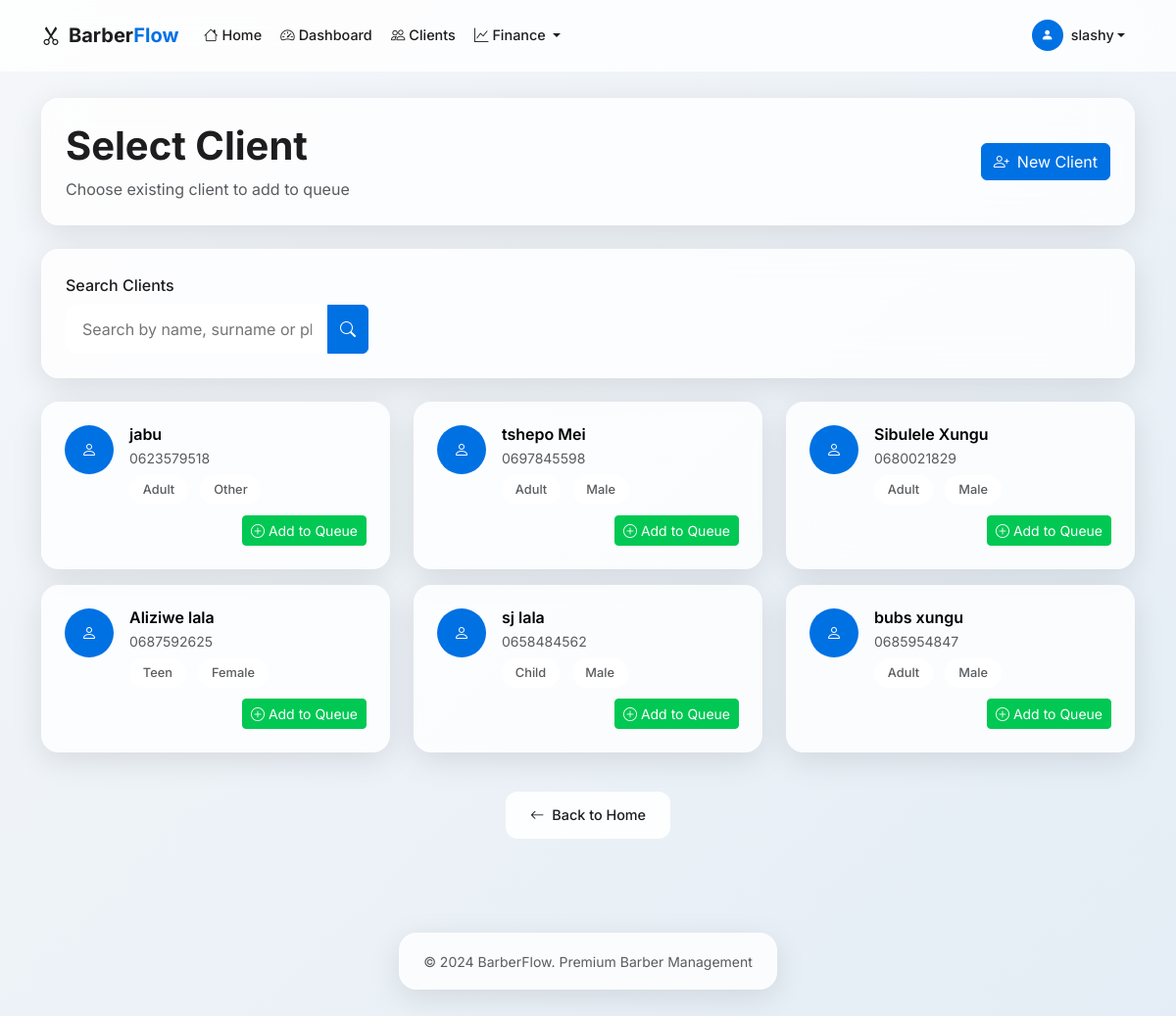
Page /client/existing/ (signed in) on the committed database.
### barber/models.py (models this page shows, shortened)
class Barber(AbstractUser):
    phone = models.CharField(max_length=15, blank=True)
    work_start_time = models.TimeField(default='08:00')
    work_end_time = models.TimeField(default='18:00')
    sms_notifications_enabled = models.BooleanField(default=True)
    class Meta:
        verbose_name = 'Barber'
        verbose_name_plural = 'Barbers'

class Client(models.Model):
    AGE_GROUPS = [
        ('child', 'Child'),
        ('teen', 'Teen'),
        ('adult', 'Adult'),
        ('senior', 'Senior'),
    ]
    GENDER_CHOICES = [
        ('male', 'Male'),
        ('female', 'Female'),
        ('other', 'Other'),
    ]
    barber = models.ForeignKey(Barber, on_delete=models.CASCADE, related_name='clients')
    name = models.CharField(max_length=100)
    surname = models.CharField(max_length=100)
    phone = models.CharField(max_length=15)
    age_group = models.CharField(max_length=10, choices=AGE_GROUPS)
    gender = models.CharField(max_length=10, choices=GENDER_CHOICES)
    created_at = models.DateTimeField(auto_now_add=True)
    class Meta:
        ordering = ['surname', 'name']
        unique_together = ['barber', 'phone']

### barber/views.py (the view, shortened to what this page needs)
# urls.py: path('client/existing/', views.select_existing_client, name='select_existing_client'),
@login_required
def select_existing_client(request):
    search_query = request.GET.get('search', '')
    clients = Client.objects.filter(barber=request.user)
    if search_query:
        clients = clients.filter(
            models.Q(name__icontains=search_query) |
            models.Q(surname__icontains=search_query) |
            models.Q(phone__icontains=search_query)
        )
    clients = clients.order_by('surname', 'name')
    return render(request, 'barber/select_client.html', {
        'clients': clients,
        'search_query': search_query
    })

### templates/barber/select_client.html (shortened to what this page needs)
{% extends 'barber/base.html' %}
{% block content %}
<div class="container">
    <div class="row mb-4 fade-in-up">
        <div class="col-12">
            <div class="card-apple p-4">
                <div class="row align-items-center">
                    <div class="col-md-8">
                        <h1 class="display-6 fw-bold mb-2">Select Client</h1>
                        <p class="text-muted mb-0">Choose existing client to add to queue</p>
                    </div>
                    <div class="col-md-4 text-end">
                        <a href="{% url 'client_create' %}" class="btn btn-apple-primary">
                            <i class="bi bi-person-plus me-2"></i>New Client
                        </a>
                    </div>
                </div>
            </div>
        </div>
    </div>
    <div class="card-apple p-4 mb-4 fade-in-up" style="animation-delay: 0.1s;">
        <form method="get" class="row g-3 align-items-end">
            <div class="col-md-8">
                <label class="form-label fw-medium">Search Clients</label>
                <div class="input-group">
                    <input type="text" name="search" class="form-apple"
                           placeholder="Search by name, surname or phone..." value="{{ search_query }}">
                    <button type="submit" class="btn btn-apple-primary">
                        <i class="bi bi-search"></i>
                    </button>
                </div>
            </div>
        </form>
    </div>
    <div class="row">
        {% for client in clients %}
        <div class="col-md-6 col-lg-4 mb-3 fade-in-up" style="animation-delay: {{ forloop.counter0|add:0.2 }}s;">
            <form method="post">
                <button type="submit" class="card-apple w-100 border-0 text-decoration-none p-4 text-start h-100">
                    <div class="d-flex align-items-start mb-3">
                        <div class="rounded-circle bg-primary d-flex align-items-center justify-content-center me-3"
                             style="width: 50px; height: 50px; background: var(--accent-blue) !important;">
                            <i class="bi bi-person text-white"></i>
                        </div>
                        <div class="flex-grow-1">
                            <h6 class="fw-semibold mb-1">{{ client.name }} {{ client.surname }}</h6>
                            <small class="text-muted d-block">{{ client.phone }}</small>
                            <div class="mt-2">
                                <span class="badge-apple text-muted me-2">{{ client.get_age_group_display }}</span>
                                <span class="badge-apple text-muted">{{ client.get_gender_display }}</span>
                            </div>
                        </div>
                    </div>
                    <div class="text-end">
                        <span class="btn btn-apple-success btn-sm">
                            <i class="bi bi-plus-circle me-1"></i>Add to Queue
                        </span>
                    </div>
                </button>
            </form>
        </div>
        {% endfor %}
    </div>
    <div class="row mt-4">
        <div class="col-12 text-center">
            <a href="{% url 'home' %}" class="btn btn-apple">
                <i class="bi bi-arrow-left me-2"></i>Back to Home
            </a>
        </div>
    </div>
</div>
{% endblock %}

### templates/barber/base.html (shortened to what this page needs)
<!DOCTYPE html>
<html lang="en">
<head>
    <link href="https://cdn.jsdelivr.net/npm/bootstrap@5.3.0/dist/css/bootstrap.min.css" rel="stylesheet">
    <link rel="stylesheet" href="https://cdn.jsdelivr.net/npm/bootstrap-icons@1.10.0/font/bootstrap-icons.css">
    {% load static %}
</head>
<body>
    {% if user.is_authenticated %}
    <nav class="navbar navbar-expand-lg navbar-apple fixed-top">
        <div class="container">
            <a class="navbar-brand fw-bold" href="{% url 'home' %}" style="color: var(--text-primary);">
                <i class="bi bi-scissors me-2"></i>Barber<span style="color: var(--accent-blue);">Flow</span>
            </a>
            <div class="collapse navbar-collapse" id="navbarNav">
                <ul class="navbar-nav me-auto">
                    <li class="nav-item">
                        <a class="nav-link nav-link-apple {% if request.resolver_match.url_name == 'home' %}active{% endif %}" href="{% url 'home' %}">
                            <i class="bi bi-house me-1"></i>Home
                        </a>
                    </li>
                    <li class="nav-item">
                        <a class="nav-link nav-link-apple {% if request.resolver_match.url_name == 'dashboard' %}active{% endif %}" href="{% url 'dashboard' %}">
                            <i class="bi bi-speedometer2 me-1"></i>Dashboard
                        </a>
                    </li>
                    <li class="nav-item">
                        <a class="nav-link nav-link-apple {% if request.resolver_match.url_name == 'clients_list' %}active{% endif %}" href="{% url 'clients_list' %}">
                            <i class="bi bi-people me-1"></i>Clients
                        </a>
                    </li>
                    <li class="nav-item dropdown">
                        <a class="nav-link nav-link-apple dropdown-toggle" href="#" role="button" data-bs-toggle="dropdown">
                            <i class="bi bi-graph-up me-1"></i>Finance
                        </a>
                    </li>
                </ul>
                <ul class="navbar-nav">
                    <li class="nav-item dropdown">
                        <a class="nav-link nav-link-apple dropdown-toggle d-flex align-items-center" href="#" role="button" data-bs-toggle="dropdown">
                            <div class="rounded-circle bg-primary d-flex align-items-center justify-content-center me-2" style="width: 32px; height: 32px; background: var(--accent-blue) !important;">
                                <i class="bi bi-person-fill text-white" style="font-size: 0.8rem;"></i>
                            </div>
                            {{ user.username }}
                        </a>
                    </li>
                </ul>
            </div>
        </div>
    </nav>
    {% endif %}
    <main class="container-fluid py-4" style="margin-top: {% if user.is_authenticated %}76px{% else %}0{% endif %};">
        {% block content %}{% endblock %}
    </main>
    {% if user.is_authenticated %}
    <footer class="py-4 mt-5">
        <div class="container text-center">
            <div class="card-apple px-4 py-3 d-inline-block">
                <small class="text-muted">&copy; 2024 BarberFlow. Premium Barber Management</small>
            </div>
        </div>
    </footer>
    {% endif %}
</body>
</html>

### templates/barber/base.html (style rules this page uses)
:root { --apple-glass: rgba(255, 255, 255, 0.8); --apple-glass-border: rgba(255, 255, 255, 0.4); --apple-glass-shadow: 0 8px 32px rgba(0, 0, 0, 0.1); --apple-blur: blur(20px); --text-primary: #1d1d1f; --text-secondary: #86868b; --accent-blue: #0071e3; --accent-green: #00c853; --accent-orange: #ff9500; --accent-red: #ff3b30; }
* { margin: 0; padding: 0; box-sizing: border-box; }
body { font-family: 'Inter', -apple-system, BlinkMacSystemFont, sans-serif; background: linear-gradient(135deg, #f5f7fa 0%, #e4edf5 100%); min-height: 100vh; color: var(--text-primary); line-height: 1.5; -webkit-font-smoothing: antialiased; }
.navbar-apple { background: rgba(255, 255, 255, 0.8) !important; backdrop-filter: blur(20px); -webkit-backdrop-filter: blur(20px); border-bottom: 1px solid rgba(255, 255, 255, 0.4); padding: 0.75rem 0; }
.nav-link-apple { color: var(--text-primary) !important; font-weight: 500; padding: 0.5rem 1rem; border-radius: 12px; transition: all 0.3s cubic-bezier(0.4, 0, 0.2, 1); margin: 0 0.1rem; font-size: 0.9rem; }
.card-apple { background: var(--apple-glass); backdrop-filter: var(--apple-blur); -webkit-backdrop-filter: var(--apple-blur); border: 1px solid var(--apple-glass-border); border-radius: 18px; box-shadow: var(--apple-glass-shadow); transition: all 0.4s cubic-bezier(0.4, 0, 0.2, 1); overflow: hidden; }
.btn-apple { background: rgba(255, 255, 255, 0.9); backdrop-filter: blur(10px); border: 1px solid rgba(255, 255, 255, 0.6); color: var(--text-primary); border-radius: 12px; padding: 0.75rem 1.5rem; font-weight: 500; transition: all 0.3s cubic-bezier(0.4, 0, 0.2, 1); font-size: 0.9rem; }
.btn-apple-primary { background: var(--accent-blue); color: white; border: 1px solid var(--accent-blue); }
.btn-apple-success { background: var(--accent-green); color: white; border: 1px solid var(--accent-green); }
.form-apple { background: rgba(255, 255, 255, 0.8); backdrop-filter: blur(10px); border: 1px solid rgba(255, 255, 255, 0.4); border-radius: 12px; padding: 0.75rem 1rem; transition: all 0.3s ease; }
.badge-apple { background: rgba(255, 255, 255, 0.9); backdrop-filter: blur(10px); border: 1px solid rgba(255, 255, 255, 0.4); border-radius: 20px; padding: 0.4rem 0.8rem; font-weight: 500; font-size: 0.8rem; }
.fade-in-up { animation: fadeInUp 0.6s ease-out; }

### rows in the picture
Barber: username "slashy"
Client: name "jabu", phone "0623579518", age_group "Adult", gender "Other"
Client: name "tshepo", surname "Mei", phone "0697845598", age_group "Adult", gender "Male"
Client: name "Sibulele", surname "Xungu", phone "0680021829", age_group "Adult", gender "Male"
Client: name "Aliziwe", surname "lala", phone "0687592625", age_group "Teen", gender "Female"
Client: name "sj", surname "lala", phone "0658484562", age_group "Child", gender "Male"
Client: name "bubs", surname "xungu", phone "0685954847", age_group "Adult", gender "Male"
